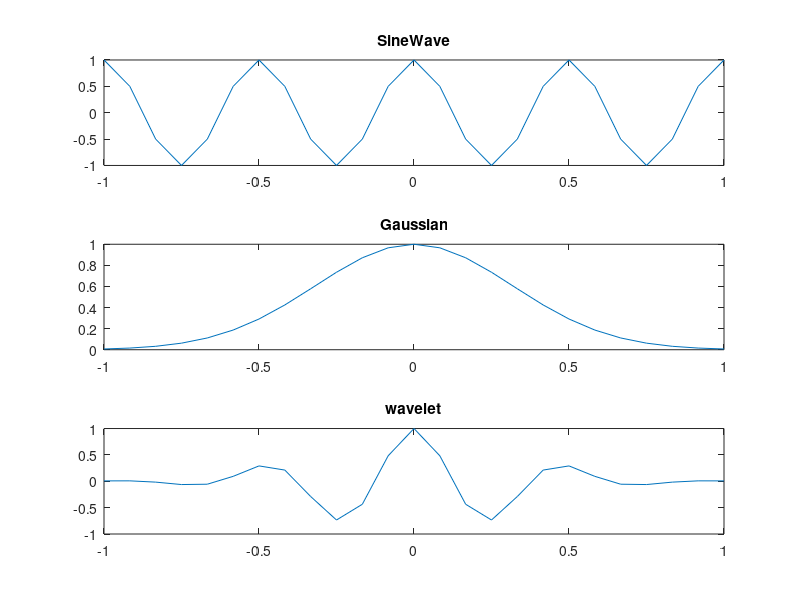

Write the MATLAB code that produced this figure.
%% intro
clc;
close all;
clear;
workspace;
format short g;
format compact;
fontSize=8
markerSize=6;
filmArray={}

%%
srate=12;
time=-1:1/srate:1;

%numSamples=24;
%time=linspace(0,24,numSamples)

f=4/2;

sine_wave=exp(2*pi*1i*f.*time)

s=4/(2*pi*f)
gaussian_win=exp(-time.^2./(2*s^2))

wavelet=sine_wave.*gaussian_win;
normalize=rescale(real(wavelet), 0.03, 2.2);

figure
subplot(311);
plot(time, real(sine_wave));
title('SineWave');

subplot(312);
plot(time, gaussian_win);
title('Gaussian');

subplot(313);
plot(time, real(wavelet));
title('wavelet');

filmArray=[normalize]
loop=repmat(filmArray, 1, 6)

%csvwrite('SineWave_convolution_S2_and_S4_Loop.csv',loop);

csvwrite('Wavelet_loop.csv',loop);